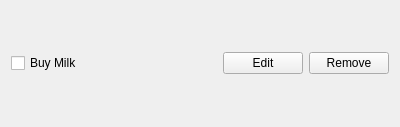
<?xml version="1.0" encoding="UTF-8"?>
<ui version="4.0">
 <class>Task</class>
 <widget class="QWidget" name="Task">
  <property name="geometry">
   <rect>
    <x>0</x>
    <y>0</y>
    <width>400</width>
    <height>127</height>
   </rect>
  </property>
  <property name="windowTitle">
   <string>Form</string>
  </property>
  <layout class="QHBoxLayout" name="horizontalLayout">
   <item>
    <widget class="QCheckBox" name="checkBox">
     <property name="text">
      <string>Buy Milk</string>
     </property>
    </widget>
   </item>
   <item>
    <spacer name="horizontalSpacer">
     <property name="orientation">
      <enum>Qt::Horizontal</enum>
     </property>
     <property name="sizeHint" stdset="0">
      <size>
       <width>40</width>
       <height>20</height>
      </size>
     </property>
    </spacer>
   </item>
   <item>
    <widget class="QPushButton" name="editButton">
     <property name="text">
      <string>Edit</string>
     </property>
    </widget>
   </item>
   <item>
    <widget class="QPushButton" name="removeButton">
     <property name="text">
      <string>Remove</string>
     </property>
    </widget>
   </item>
  </layout>
 </widget>
 <resources/>
 <connections/>
</ui>
